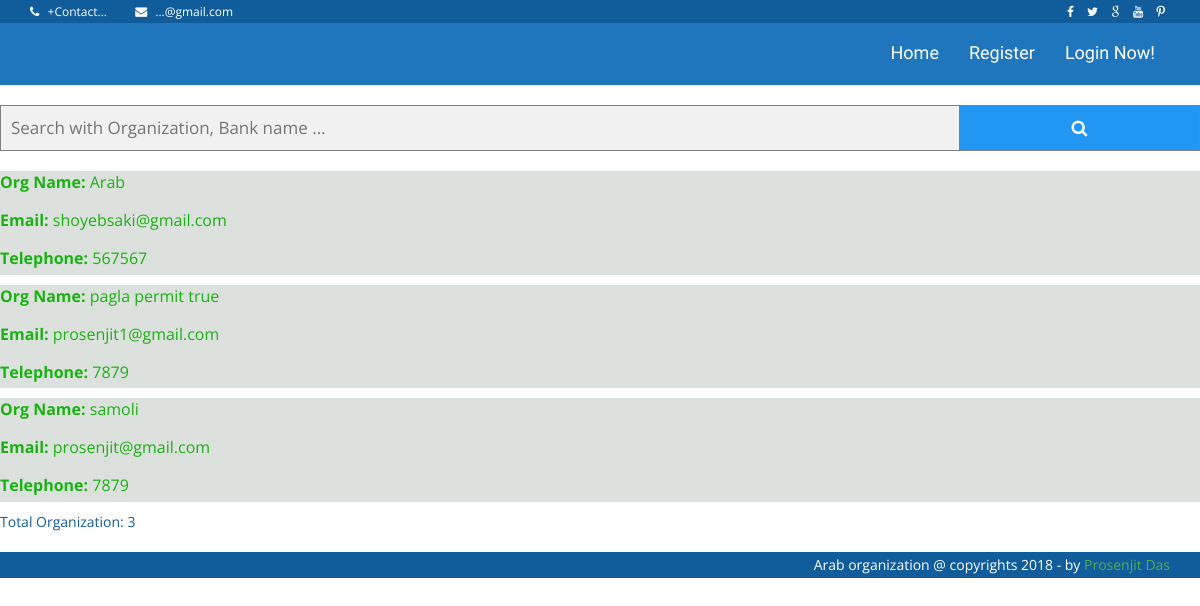
The page / on the database its author committed.
### accounts/models.py (models this page shows, shortened)
class User(AbstractBaseUser):
    email = models.EmailField(max_length=255, unique=True)
    full_name = models.CharField(max_length=255, blank=True, null=True)
    active = models.BooleanField(default=True) # Can Login
    staff = models.BooleanField(default=False) # staff user non Superuser
    admin = models.BooleanField(default=False) # Superuser
    timestamp = models.DateTimeField(auto_now_add=True)
    org_name = models.CharField(max_length=200)
    org_short_name = models.CharField(max_length=200, blank=True, null=True)
    logo = models.ImageField(upload_to='org_logo/', blank=True)
    address = models.CharField(max_length=260)
    telephone = models.IntegerField(blank=True, null=True)
    whatsapp = models.IntegerField(blank=True, null=True)
    fax = models.CharField(max_length=50)
    p_o_box = models.CharField(max_length=80)
    permit_number = models.CharField(max_length=15, null=True)
    permit_date = models.CharField(max_length=10, null=True)
    board_members = models.TextField()
    info = models.TextField()
    org_types = models.ForeignKey(OrgType, on_delete=models.CASCADE, null=True)
    goals = models.TextField()
    projects = models.TextField()
    permit = models.BooleanField(default=False)
    state = models.ForeignKey(State, on_delete=models.CASCADE, null=True)
    city = models.ForeignKey(City, on_delete=models.CASCADE, null=True)
    org_links = models.URLField(blank=True)
    bank_name = models.ForeignKey(Bank, on_delete=models.CASCADE, blank=True, null=True)
    bank_account_name = models.CharField(max_length=100, blank=True, null=True)
    bank_account_no = models.CharField(max_length=100, unique=True, null=True, blank=True)
    bank_account_short_info = models.TextField(blank=True, null=True)
    position = models.PositiveSmallIntegerField(blank=True, null=True)
    photo = models.ImageField(upload_to='user_photo/', blank=True)
    created_at = models.DateTimeField(auto_now_add=True)
    updated_at = models.DateTimeField(auto_now=True)
    slug = models.SlugField()
    USERNAME_FIELD = 'email'  # Username
    REQUIRED_FIELDS = ['full_name'] # 'full_name'
    objects = UserManager()
    class Meta:
        ordering = ('org_name',)
        index_together = (('id', 'slug'),)
    def get_absolute_url(self):
        return reverse('single_organization_detail', args=[self.id, self.slug])

### accounts/views.py (the view)
# urls.py: 2. Add a URL to urlpatterns:  path('', views.home, name='home')
def home(request):
    users = User.objects.filter(permit=True)
    context = {"users": users}
    return render(request, 'index.html', context)

### templates/index.html (shortened to what this page needs)
{% load static %}
<!DOCTYPE html>
<html class="no-js">
    <head>
        <link rel="stylesheet" href="{% static 'assets/css/bootstrap.min.css' %}">
        <link rel="stylesheet" href="{% static 'assets/css/font-awesome.min.css' %}">
        <link rel="stylesheet" href="{% static 'assets/css/owl.carousel.css' %}">
        <link rel="stylesheet" href="{% static 'assets/css/style.css' %}">
    </head>
    <body>
    <header class="main-header">
        <nav class="navbar navbar-static-top">
            <div class="navbar-top">
              <div class="container">
                  <div class="row">
                    <div class="col-sm-6 col-xs-12">
                        <ul class="list-unstyled list-inline header-contact">
                            <li> <i class="fa fa-phone"></i> <a href="tel:">+Contact...</a> </li>
                             <li> <i class="fa fa-envelope"></i> <a href="mailto:contact@sadaka.org">...@gmail.com</a> </li>
                       </ul>
                    </div>
                    <div class="col-sm-6 col-xs-12 text-right">
                        <ul class="list-unstyled list-inline header-social">
                            <li> <a href="#"> <i class="fa fa-facebook"></i> </a> </li>
                            <li> <a href="#"> <i class="fa fa-twitter"></i>  </a> </li>
                            <li> <a href="#"> <i class="fa fa-google"></i>  </a> </li>
                            <li> <a href="#"> <i class="fa fa-youtube"></i>  </a> </li>
                            <li> <a href="#"> <i class="fa fa fa-pinterest-p"></i>  </a> </li>
                       </ul>
                    </div>
                  </div>
              </div>
            </div>
            <div class="navbar-main">
              <div class="container">
                <div id="navbar" class="navbar-collapse collapse pull-right">
                  <ul class="nav navbar-nav">
                      <li><a href="{% url 'home' %}">Home</a></li>
                       {% if request.user.is_authenticated %}
                        <li><a href="{% url 'profile' %}"><span>Profile!</span></a></li>
                        <li><a href="{% url 'bank_info_add_update' %}">Bank Info</a> </li>
                         <li><a href="{% url 'logout' %}">Logout</a> </li>
                           {% else %}
                           <li><a href="{% url 'register' %}">Register</a></li>
                            <li><a href="{% url 'login' %}"><span>Login Now!</span></a></li>
                      {% endif %}
                  </ul>
                </div>
              </div>
            </div>
        </nav>
    </header>
    <br>
<div style="text-align: center">
    <form class="example" method="post" action="/available-organizer/">
      <input type="text" name="search" placeholder="Search with Organization, Bank name ...">
        <button type="submit"><i class="fa fa-search"></i></button>
    </form>
</div>
    <br>
<div id="addEventForm">
    {% for user in users %}
        <div style="background-color: rgba(151,165,154,0.33); font-size: 16px; color: #19b212">
            <p><label>Org Name:  </label><a href="{{ user.get_absolute_url }}"> {{ user.org_name }}</a></p>
            <p><label>Email:  </label><a href="{{ user.get_absolute_url }}"> {{ user.email }}</a></p>
            <p><label>Telephone:  </label><a href="{{ user.get_absolute_url }}"> {{ user.telephone }}</a></p>
        </div>
    {% endfor %}
{% if users %}
    <div>
        <span>Total Organization: {{ users.count }}</span>
    </div><br>
{% endif %}
  </div>
<footer class="main-footer">
    <div class="footer-bottom">
        <div class="container text-right">
            Arab organization @ copyrights 2018 - by <a style="color: #4CAF50" href="http://www.facebook
            .com/prosenjit1994/" target="_blank">Prosenjit Das</a>
        </div>
    </div>
</footer>
    </body>
</html>

### accounts/static/assets/css/style.css (style rules this page uses)
body { font-family: "Open sans", sans-serif; color: #115c9b; }
a { color: inherit; }
.navbar-static-top { margin: 0; border: 0; color: #fff; }
.navbar-top { background: #115c9b; font-size: 12px; padding: 3px 0; }
.navbar-top .list-inline { margin-bottom: 0; }
.navbar-top .header-contact li { margin-right: 15px; }
.navbar-top .header-contact li .fa { margin-right: 5px; }
.navbar-main { margin-bottom: 0; color: #fff; background: #1f76bd; }
.navbar-main li a { font-family: "Dosis", sans-serif; font-size: 18px; padding: 20px 15px; border-bottom: 2px solid transparent; }
.main-footer { background: #1f76bd; color: #fff; }
.footer-bottom { background: #115c9b; padding: 3px; }

### templates/index.html (style rules this page uses)
form.example input[type=text] { padding: 10px; font-size: 17px; border: 1px solid grey; float: left; width: 80%; background: #f1f1f1; }
form.example button { float: left; width: 20%; padding: 10px; background: #2196F3; color: white; font-size: 17px; border: 1px solid grey; border-left: none; cursor: pointer; }
form.example::after { content: ""; clear: both; display: table; }

### rows shown on the page
User: org_name "Arab", email "shoyebsaki@gmail.com", telephone "567567"
User: org_name "pagla permit true", email "prosenjit1@gmail.com", telephone "7879"
User: org_name "samoli", email "prosenjit@gmail.com", telephone "7879"

### other values the page prints
{{ users.count }} "3"
